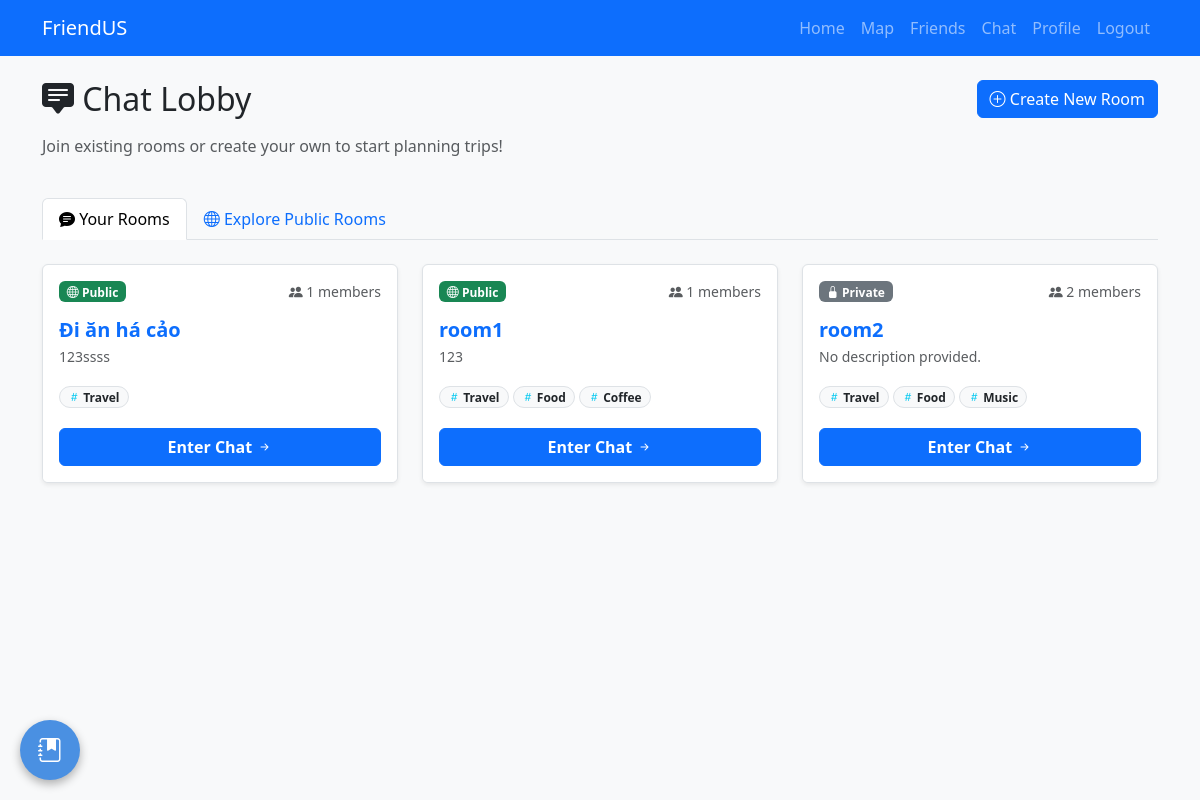
The page /chat (signed in) on the database its author committed.
### app/models.py (models this page shows, shortened)
class Room(db.Model):
    id = db.Column(db.Integer, primary_key=True)
    name = db.Column(db.String(50), unique=True, nullable=False)
    description = db.Column(db.String(200), nullable=True)
    is_private = db.Column(db.Boolean, default=False) # False = Public, True = Private
    tags = db.Column(db.String(200), default='') # Lưu dạng chuỗi: "Travel,Eating"
    summary = db.Column(db.Text, nullable=True) # Nội dung tóm tắt (ẩn với user khi tạo)
    creator_id = db.Column(db.Integer, db.ForeignKey('user.id'))
    creator = db.relationship('User', back_populates='created_rooms')
    members = db.relationship('User', secondary=room_members,
                              back_populates='rooms', lazy='dynamic')

### app/blueprints/chat.py (the view, shortened to what this page needs)
@chat_bp.route('/chat', methods=['GET', 'POST'])
@login_required
def chat():
    form = CreateRoomForm()
    my_rooms = current_user.rooms.all()
    my_room_ids = [r.id for r in my_rooms]
    raw_public_rooms = Room.query.filter(Room.is_private == False).filter(Room.id.notin_(my_room_ids)).all()
    current_user_scores = UserTagScore.query.filter_by(user_id=current_user.id).all()
    ranked_rooms = []
    for room in raw_public_rooms:
        room_tags = room.tags.split(',') if room.tags else []
        score = score_from_matrix_personalized(current_user.id, room_tags, user_scores_cache=current_user_scores)
        ranked_rooms.append((room, score))
    ranked_rooms.sort(key=lambda x: x[1], reverse=True)
    public_rooms = [x[0] for x in ranked_rooms] # Lấy danh sách room đã sort
    my_requests = RoomRequest.query.filter_by(user_id=current_user.id).all()
    pending_room_ids = [req.room_id for req in my_requests]
    my_invitations = RoomRequest.query.filter_by(user_id=current_user.id, status='pending_user').all()
    return render_template('chat_lobby.html', title='Chat Lobby', form=form,
                           my_rooms=my_rooms,
                           public_rooms=public_rooms,
                           pending_room_ids=pending_room_ids,
                           my_invitations=my_invitations) # Truyền biến này ra Lobby

### app/blueprints/auth.py (called while the page is built)
@auth_bp.before_app_request
def check_onboarding():
    if current_user.is_authenticated:
        if not current_user.interests:
            allowed_endpoints = ['auth.onboarding', 'auth.logout', 'static']
            if request.endpoint and request.endpoint not in allowed_endpoints:
                return redirect(url_for('auth.onboarding'))

### app/templates/chat_lobby.html (shortened to what this page needs)
{% extends "layout.html" %}
{% block content %}
<div class="row mb-4">
    <div class="col-md-8">
        <h2 class="mb-3"><i class="bi bi-chat-square-text-fill"></i> Chat Lobby</h2>
        <p class="text-muted">Join existing rooms or create your own to start planning trips!</p>
    </div>
    <div class="col-md-4 text-end">
        <button type="button" class="btn btn-primary" data-bs-toggle="modal" data-bs-target="#createRoomModal">
            <i class="bi bi-plus-circle"></i> Create New Room
        </button>
    </div>
</div>
<ul class="nav nav-tabs mb-4" id="chatTabs" role="tablist">
  <li class="nav-item">
    <button class="nav-link active" id="my-rooms-tab" data-bs-toggle="tab" data-bs-target="#my-rooms" type="button">
        <i class="bi bi-chat-text-fill"></i> Your Rooms
    </button>
  </li>
  <li class="nav-item">
    <button class="nav-link" id="public-rooms-tab" data-bs-toggle="tab" data-bs-target="#public-rooms" type="button">
        <i class="bi bi-globe"></i> Explore Public Rooms
    </button>
  </li>
</ul>
<div class="tab-content" id="chatTabsContent">
  <div class="tab-pane fade show active" id="my-rooms" role="tabpanel">
     <div class="row row-cols-1 row-cols-md-3 g-4">
        {% for room in my_rooms %}
            <div class="col">
                <div class="card h-100 shadow-sm border">
                    <div class="card-body">
                        <div class="d-flex justify-content-between align-items-center mb-3">
                            {% if room.is_private %}
                                <span class="badge bg-secondary"><i class="bi bi-lock-fill"></i> Private</span>
                            {% else %}
                                <span class="badge bg-success"><i class="bi bi-globe"></i> Public</span>
                            {% endif %}
                            <small class="text-muted"><i class="bi bi-people-fill"></i> {{ room.members.count() }} members</small>
                        </div>
                        <h5 class="card-title fw-bold text-primary mb-1">{{ room.name }}</h5>
                        <p class="card-text text-muted small text-truncate mb-3">{{ room.description or 'No description provided.' }}</p>
                        <div>
                            {% if room.tags %}
                                {% for tag in room.tags.split(',') if tag %}
                                    <span class="badge bg-light text-dark border rounded-pill py-1 px-2 mb-1">
                                        <i class="bi bi-hash text-info"></i> {{ tag }}
                                    </span>
                                {% endfor %}
                            {% else %}
                                <span class="badge bg-light text-secondary border">No tags</span>
                            {% endif %}
                        </div>
                    </div>
                    <div class="card-footer bg-white border-top-0 pt-0 pb-3">
                        <a href="{{ url_for('chat.chat_room', room_name=room.name) }}" class="btn btn-primary w-100 fw-bold">
                            Enter Chat <i class="bi bi-arrow-right-short"></i>
                        </a>
                    </div>
                </div>
            </div>
        {% endfor %}
     </div>
  </div>
</div>
{% endblock %}

### app/templates/layout.html (style rules this page uses)
html, body { height: 100%; margin: 0; display: flex; flex-direction: column; overflow: hidden; }

### rows shown on the page
Room: is_private False (drawn), members.count "1", name "Đi ăn há cảo", description "123ssss", tags "Travel"
Room: is_private False (drawn), members.count "1", name "room1", description "123", tag "Travel" "Food" "Coffee"
Room: is_private True (drawn), members.count "2", name "room2", description "No description provided.", tag "Travel" "Food" "Music"
